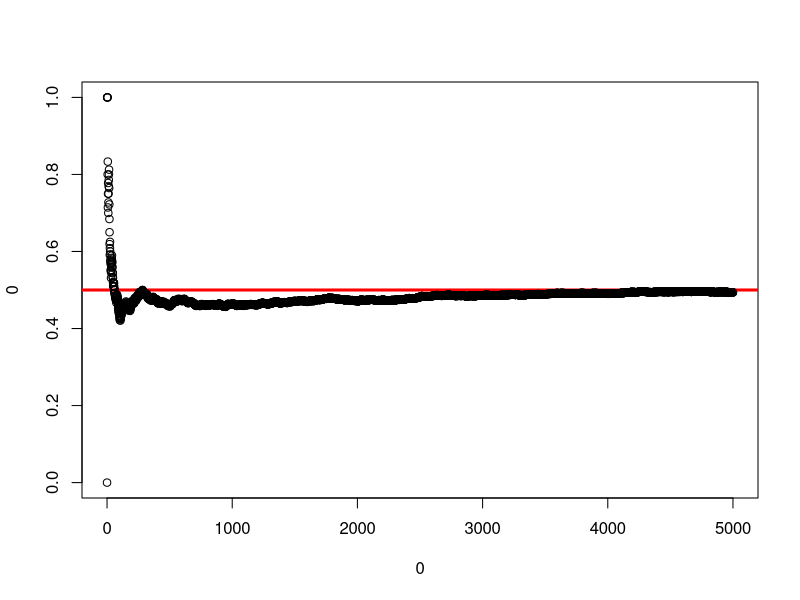
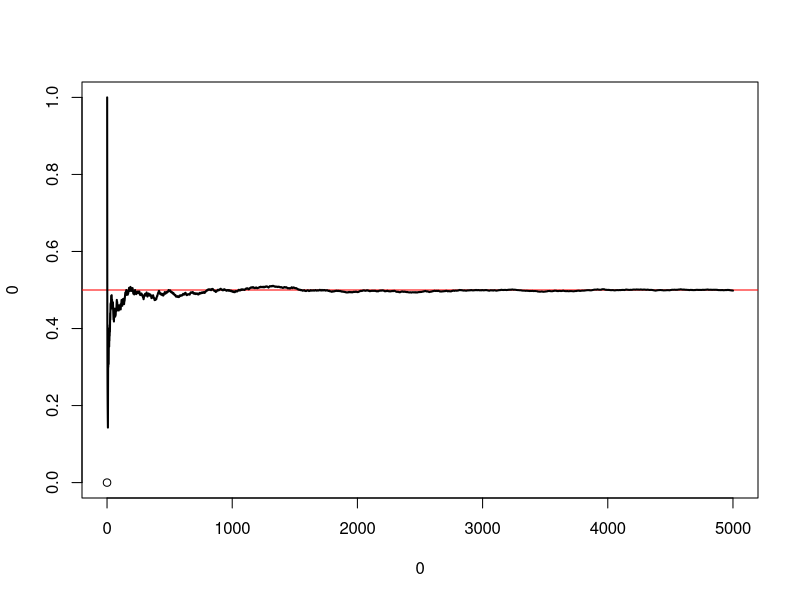
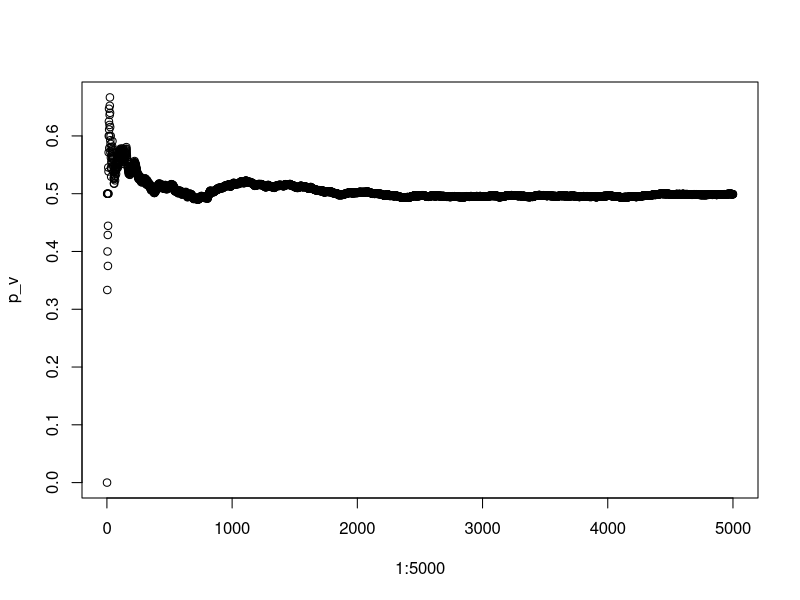
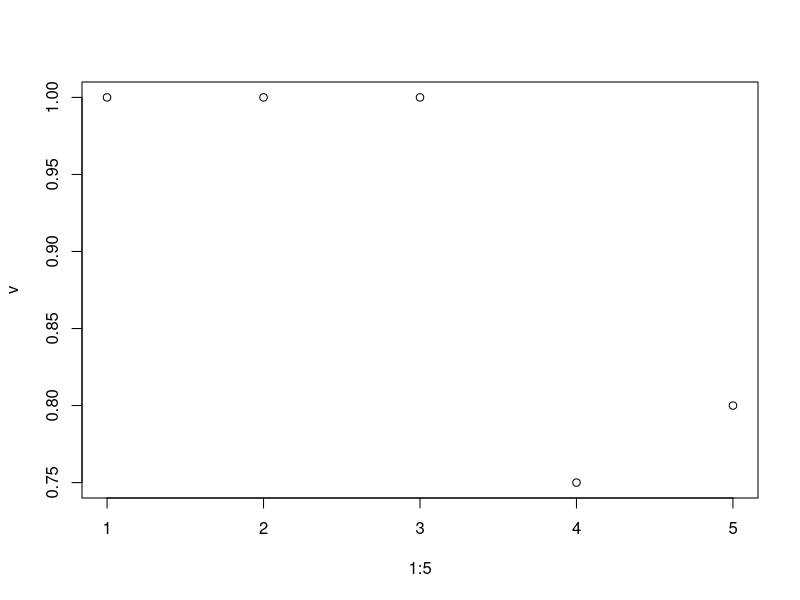

R code for these plots, in order:
## ---- chunk 1
sample(x=1:30,size =1, replace = TRUE)

####REVIEW####
#팩토리얼 FOR문
y <- 1
iteration <- 20
for(i in 1:iteration){
  y <- y*i
  #print(y)
  print(paste0("FACTORIAL : ", i ,"! : " , y))
}

#paste0 : 문자열 여러개를 하나로 합칠 때
paste0("abc","123","!!!")
paste0("abc","123","!!!",sep="-")
paste0(c("abc","123","!!!"),collapse = "-")

i <- 3
fact <- 1*2*3
paste0("fact : ", i, "!: ", fact)
print(fact)

#조건문
#1-99 까지 3개를 뽑아 평균 낸것이 50보다 크면 크다

no1 <- sample(x=1:99,size =1, replace = TRUE)
no2 <- sample(x=1:99,size =1, replace = TRUE)
no3 <- sample(x=1:99,size =1, replace = TRUE)

avg <- (no1*no2*no3) / 3

if (avg < 50){
  print ("작다")
}else{
  print ("크다")
}

samplenumbers <- sample(x=1:99, size=3, replace =TRUE)
samplenumbers
paste0("samplenumbers :" , paste0(samplenumbers, collapse = ","))

length(samplenumbers)
for (i in 1: length(samplenumbers)){
   sn <- samplenumbers[i]
   print(sn)
 }

#list_sn <- samplenumbers
#list_sn
#length(list_sn)
# for (i in 1: length(list_sn)){
#   sn <- list_sn[i]
#   print(sn)
# }

?sample
class(samplenumbers)
samplenumbers_mean <- mean(samplenumbers)

if (samplenumbers_mean < 50){
  print ("작다")
}else{
  print ("크다")
}

if (samplenumbers_mean < 50){
  print ("작다")
}else if (samplenumbers_mean > 50){
  print ("크다")
}else{
  print ("같다")
}

#ifelse(조건, action1, action2)
ifelse(samplenumbers_mean == 50, "작다", "크다")
?ifelse

ifelse(samplenumbers_mean == 50, "same", ifelse(samplenumbers_mean<50, "작다", "크다"))

###################

#For문과If문을이용해, 동전이앞면을나올확률이½로수렴함을시각화로보이자.
# ①5000번의동전을던지려고한다.
# ②매번, 앞면/뒷면중하나가선택이된다.
# ③매시행마다, 앞면이나온비율을구한다.
# ( 앞면이나온횟수/ 시행한횟수)
# ④매시행마다의확률을그래프에찍는다.
# or
# 매시행마다의확률을벡터로저장해놓는다.

plot(x=0, y=0, 
     xlim=c(0,5000), ylim=c(0,1))
#R 에서  y=a+bx : a는 y절편, b가 기울기
abline(a=0.5, b=0,col ="red",lwd=3)

front <-0 
times <- 5000
for (i in 1: times){              #TRUE : 복원추출
  rolls <- sample(x=c("앞면","뒷면"), size=1, replace =TRUE) #앞면이 나올경우 : 1, 뒷면일 경우 : 2
  if (rolls == "앞면"){ 
    front <- front +1  #앞면이 나왔을 때 카운트 늘어남
  } 
  prob <- front/i  #확률 : 시행횟수 = i
  #print(prob)
  points(x=i,y=prob)
}


###################

plot(x=0, y=0, 
     xlim=c(0,5000), ylim=c(0,1))
#R 에서  y=a+bx : a는 y절편, b가 기울기
abline(a=0.5, b=0,col ="red")

prob2 <- c() #빈공간생성, 빈객체생성, 벡터 초기화 한 거임
front <-0 
times <- 5000
for (i in 1: times){              #TRUE : 복원추출
  rolls <- sample(x=1:2, size=1, replace =TRUE) #앞면이 나올경우 : 1, 뒷면일 경우 : 2
  if (rolls == 1){ 
    front <- front +1  #앞면이 나왔을 때 카운트 늘어남
  } 
  prob2[i] <- front/i  #prob2에 값을 다 넣어줌
 
}
prob2[1:5000]
points(x=1:5000,y =prob2, type="l",lwd=2)



###################

p_v <-c()

front <-0 
times <- 5000

for (i in 1: times){              #TRUE : 복원추출
  rolls <- sample(x=1:2, size=1, replace =TRUE) #앞면이 나올경우 : 1, 뒷면일 경우 : 2
  if (rolls == 1){ 
    front <- front +1  #앞면이 나왔을 때 카운트 늘어남
  } 
  p <- front/i  #확률 : 시행횟수 = i
  print(p)
  p_v <- c(p_v, p)
}
plot(1:5000,p_v)

########
v <- c() 
front <-0 
times <- 5
for (i in 1: times){        
  rolls <- sample(x=1:2, size=1, replace =TRUE) 
  if (rolls == 1){ 
    front <- front +1  
  } 
  pp <- front/i
  print(pp)
  v <- c(v, pp)
}
plot(1:5,v)


